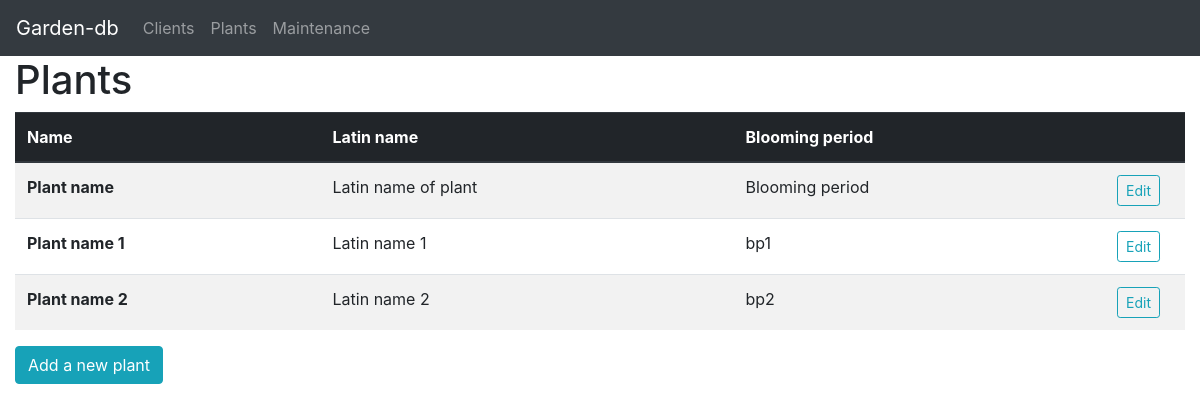
/plants, run on an earlier commit of the app's database.
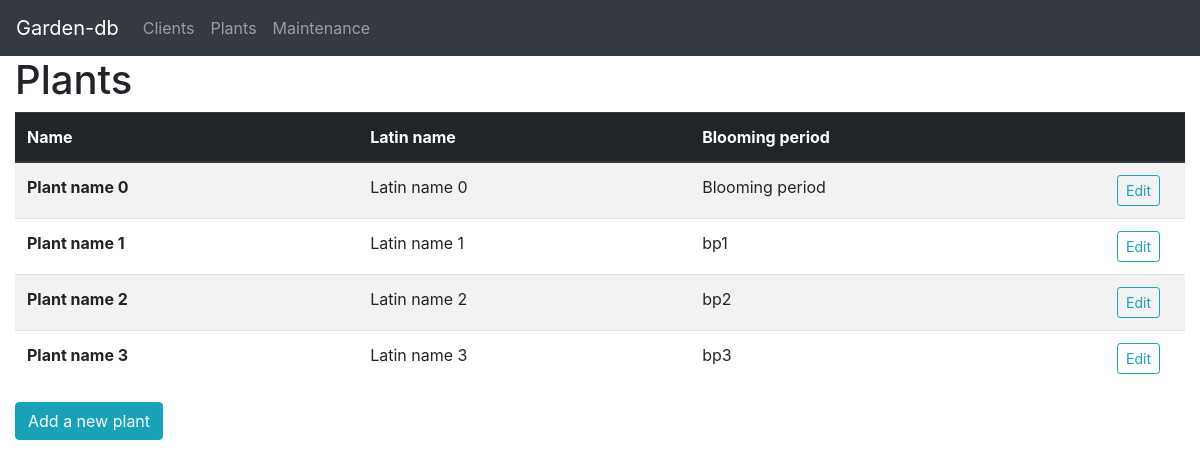
And on a later commit of the database.
### tables this page shows
CREATE TABLE plants (pid INTEGER PRIMARY KEY, name TEXT, latin_name TEXT UNIQUE, blooming_period TEXT);

### app.py (the view, shortened to what this page needs)
@app.route("/plants", methods=["GET", "POST"])
def plants():
    return render_template("plants.html", data=dbc.load_sql_plant_data())

### dbc/__init__.py (called while the page is built)
def select_plants(pid=None):
    with DBConnection() as c:
        if pid is not None:
            c.execute("SELECT * FROM plants WHERE pid=?", (pid,))
        else:
            c.execute("SELECT * FROM plants")
        return c.cur.fetchall()

def load_sql_plant_data(pid=None):
    return [Plant(row[1], row[2], row[3], row[0]) for row in select_plants(pid)]

    def __exit__(self, *args):
        self.con.commit()
        self.con.close()
        self.con = None
        self.cur = None

    def execute(self, *args):
        self.cur.execute(*args)

### templates/plants.html (shortened to what this page needs)
{% extends "page.html" %}
{% set title = "Plants" %}
{% set pagetype = "plant" %}
{% block thead %}
<th scope="col">Name</th>
<th scope="col">Latin name</th>
<th scope="col">Blooming period</th>
<th scope="col" style="width: 80px"></th>
{% endblock %}
{% block tbody %}
{% for plant in data %}
<tr>
    <th scope="row">{{ plant.name }}</th>
    <td>{{ plant.latin_name }}</td>
    <td>{{ plant.blooming_period }}</td>
    <td><button type="button" class="btn btn-outline-info btn-sm" data-toggle="modal"
                id="edit-plant-{{ plant.id }}" data-target="#popup-div-edit-{{ plant.id }}">Edit</button></td>
</tr>
{% endfor %}
{% endblock %}

### templates/page.html (shortened to what this page needs)
{% extends "base.html" %}
{% if pagetype is not defined %}{% set pagetype = "(page type error)" %}{% endif %}
{% block body %}
<nav class="navbar navbar-expand-md navbar-dark bg-dark">
    <span class="navbar-brand">Garden-db</span>
    <div class="collapse navbar-collapse">
        <div class="navbar-nav">
            <a class="nav-item nav-link" href="{{ url_for('clients') }}">Clients</a>
            <a class="nav-item nav-link" href="{{ url_for('plants') }}">Plants</a>
            <a class="nav-item nav-link" href="{{ url_for('jobs') }}">Maintenance</a>
        </div>
    </div>
</nav>
<div class="container-fluid">
    <header class="row">
        <div class="col">
            <h1>{% if title %}{{ title }}{% else %}Untitled page{% endif %}</h1>
        </div>
    </header>
    <table class="table table-striped">
        <thead class="thead-dark">
            {% block thead %}
            {% endblock %}
        </thead>
        <tbody>
            {% block tbody %}
            {% endblock %}
        </tbody>
    </table>
    <button type="button" id="popup-btn" class="btn btn-info" data-toggle="modal" data-target="#popup-div-add">
        Add a new {{ pagetype }}
    </button>
</div>
{% endblock %}

### templates/base.html (shortened to what this page needs)
<!doctype html>
<html lang="en">
<head>
    <link rel="stylesheet" href="https://stackpath.bootstrapcdn.com/bootstrap/4.1.3/css/bootstrap.min.css">
</head>
<body>
    {% block body %}{% endblock %}
    <script src="https://stackpath.bootstrapcdn.com/bootstrap/4.1.3/js/bootstrap.min.js"></script></body>
</html>

What changed in the data, as far as the page shows it:
changed plants "Blooming period": name "Plant name" → "Plant name 0"; latin_name "Latin name of plant" → "Latin name 0"
added plants: name "Plant name 3", latin_name "Latin name 3", blooming_period "bp3"
